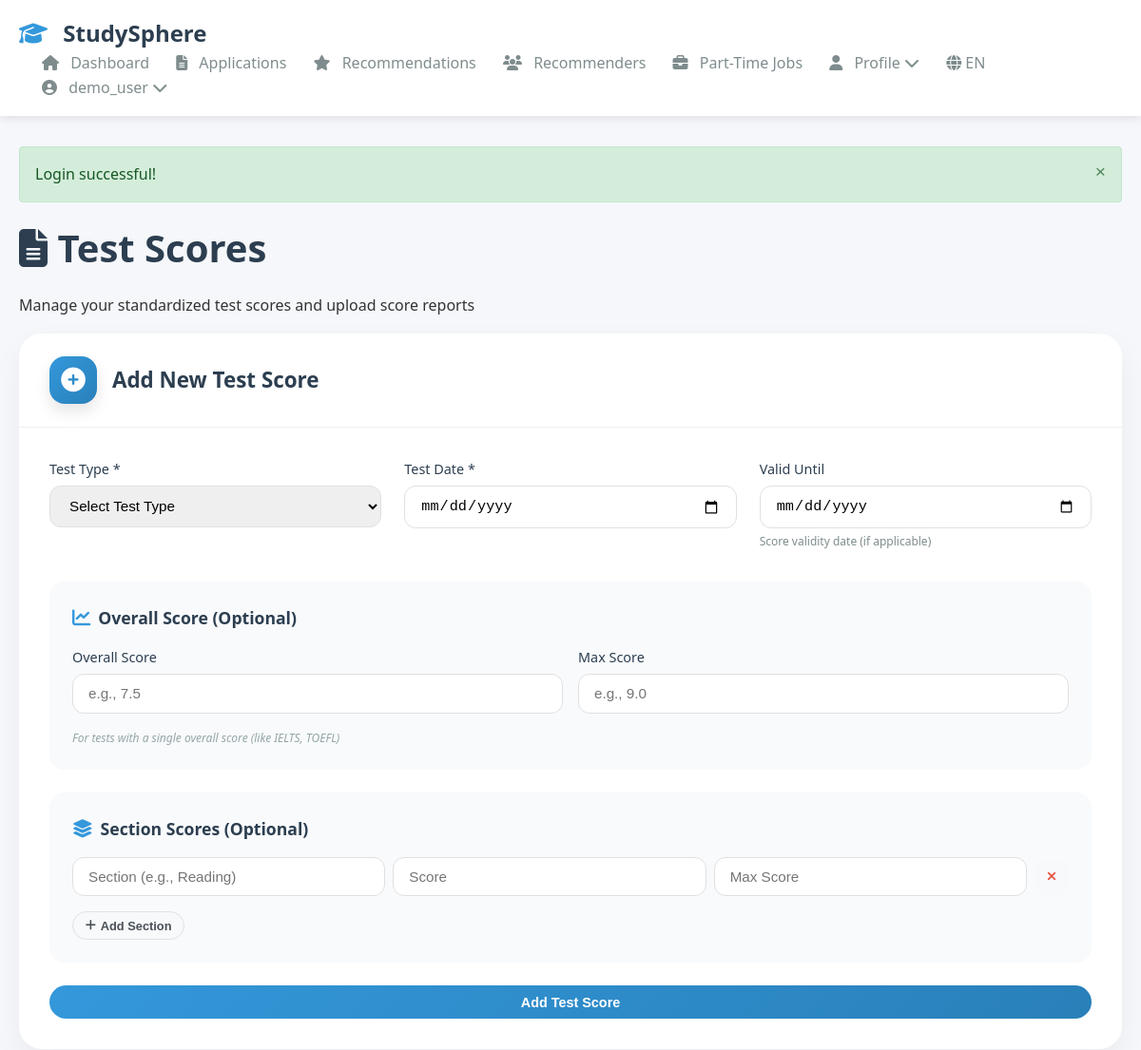
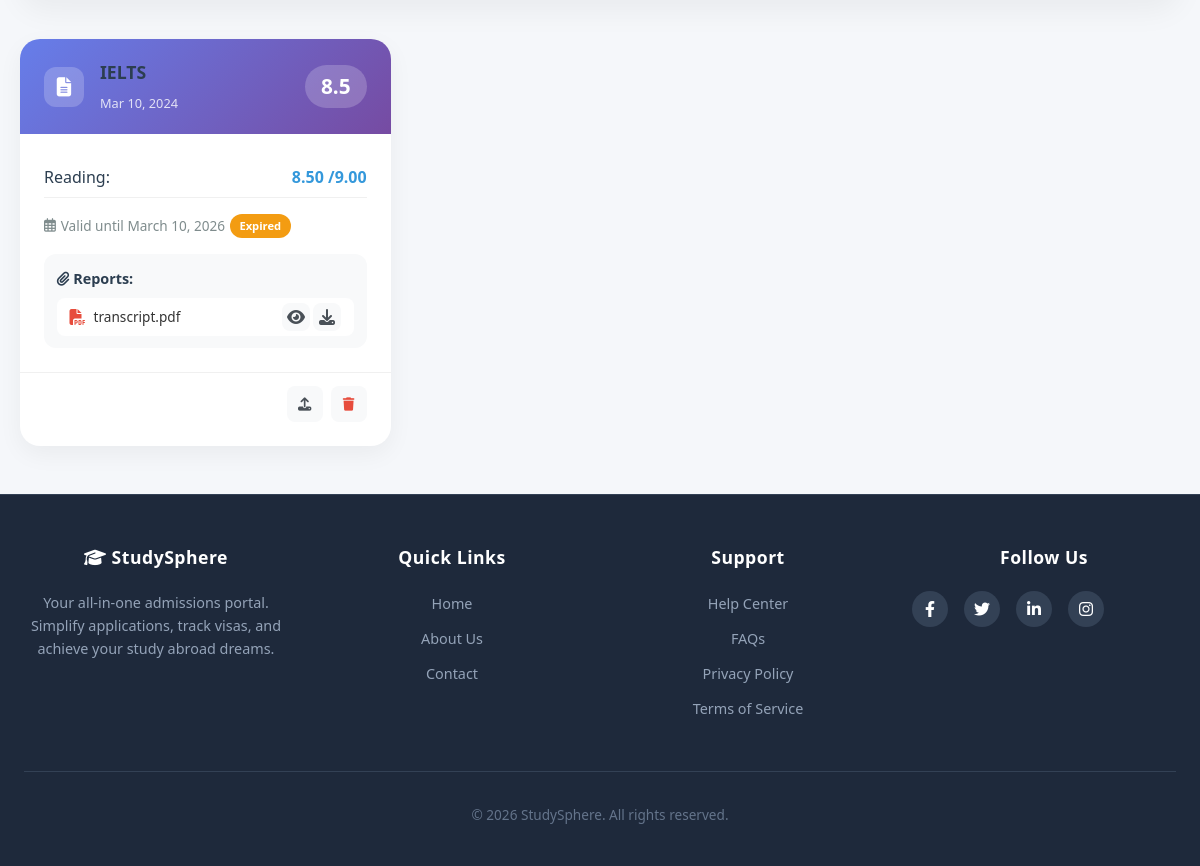
Screenshot of /public/student/tests.php (signed in) with the database file from the repository (2 pictures, top to bottom).
### tables this page shows
CREATE TABLE users (
  user_id INT UNSIGNED NOT NULL AUTO_INCREMENT PRIMARY KEY,
  username VARCHAR(50) NOT NULL UNIQUE,
  email VARCHAR(255) NOT NULL UNIQUE,
  password_hash VARCHAR(255) NOT NULL,
  default_role_id INT UNSIGNED NOT NULL DEFAULT 1,
  is_verified TINYINT(1) NOT NULL DEFAULT 0,
  is_disabled TINYINT(1) NOT NULL DEFAULT 0,
  preferred_language VARCHAR(10) DEFAULT 'en',
  last_login_at DATETIME NULL,
  created_at DATETIME NOT NULL DEFAULT CURRENT_TIMESTAMP,
  updated_at DATETIME NOT NULL DEFAULT CURRENT_TIMESTAMP ON UPDATE CURRENT_TIMESTAMP,
  deleted_at DATETIME NULL,
  FOREIGN KEY (default_role_id) REFERENCES roles(role_id) ON DELETE RESTRICT,
  KEY idx_users_email (email),
  KEY idx_users_username (username)
);

CREATE TABLE test_scores (
  score_id INT UNSIGNED NOT NULL AUTO_INCREMENT PRIMARY KEY,
  student_id INT UNSIGNED NOT NULL,
  test_type_id INT UNSIGNED NOT NULL,
  test_date DATE NULL,
  valid_until DATE NULL,
  report_attachment_id INT UNSIGNED NULL,
  created_at DATETIME NOT NULL DEFAULT CURRENT_TIMESTAMP,
  updated_at DATETIME NULL,
  FOREIGN KEY (student_id) REFERENCES students(student_id) ON DELETE CASCADE,
  FOREIGN KEY (test_type_id) REFERENCES test_types(test_type_id) ON DELETE RESTRICT,
  FOREIGN KEY (report_attachment_id) REFERENCES attachments(attachment_id) ON DELETE SET NULL,
  KEY idx_test_scores_student (student_id),
  KEY idx_test_scores_type (test_type_id),
  KEY idx_test_scores_date (test_date)
);

CREATE TABLE test_types (
  test_type_id INT UNSIGNED NOT NULL AUTO_INCREMENT PRIMARY KEY,
  code VARCHAR(50) NOT NULL UNIQUE,
  name VARCHAR(120) NOT NULL,
  created_at DATETIME NOT NULL DEFAULT CURRENT_TIMESTAMP
);

CREATE TABLE test_score_sections (
  section_id INT UNSIGNED NOT NULL AUTO_INCREMENT PRIMARY KEY,
  score_id INT UNSIGNED NOT NULL,
  section_name VARCHAR(100) NOT NULL,
  score_value DECIMAL(6,2) NULL,
  max_score DECIMAL(6,2) NULL,
  percentile DECIMAL(5,2) NULL,
  created_at DATETIME NOT NULL DEFAULT CURRENT_TIMESTAMP,
  FOREIGN KEY (score_id) REFERENCES test_scores(score_id) ON DELETE CASCADE,
  KEY idx_test_score_sections_score (score_id),
  KEY idx_test_score_sections_name (section_name)
);

CREATE TABLE attachments (
  attachment_id INT UNSIGNED NOT NULL AUTO_INCREMENT PRIMARY KEY,
  uploader_user_id INT UNSIGNED NOT NULL,
  filename VARCHAR(255) NOT NULL,
  file_url VARCHAR(2048) NOT NULL,
  file_type VARCHAR(100) NULL,
  file_size INT UNSIGNED NULL,
  checksum VARCHAR(128) NULL,
  verified_by_admin_id INT UNSIGNED NULL,
  verified_at DATETIME NULL,
  created_at DATETIME NOT NULL DEFAULT CURRENT_TIMESTAMP,
  deleted_at DATETIME NULL,
  created_by INT UNSIGNED NULL,
  updated_by INT UNSIGNED NULL,
  updated_at DATETIME NULL,
  FOREIGN KEY (uploader_user_id) REFERENCES users(user_id) ON DELETE CASCADE,
  FOREIGN KEY (verified_by_admin_id) REFERENCES users(user_id) ON DELETE SET NULL,
  FOREIGN KEY (created_by) REFERENCES users(user_id) ON DELETE SET NULL,
  FOREIGN KEY (updated_by) REFERENCES users(user_id) ON DELETE SET NULL,
  KEY idx_attachments_uploader (uploader_user_id),
  KEY idx_attachments_verified_by (verified_by_admin_id),
  KEY idx_attachments_created_at (created_at),
  KEY idx_attachments_file_type (file_type)
);

### public/student/tests.php (the view, shortened to what the rows shown need)
<?php
require_once '../../app/includes/init.php';
require_once '../../app/templates/header.php';
$auth = new Auth();
$student_id = $auth->getStudentId();
$db = new Database();
$test_scores = $db->fetchAll(
    "SELECT ts.*, tt.name as test_name,
            (SELECT GROUP_CONCAT(CONCAT(tss.section_name, ': ', tss.score_value, '/', tss.max_score) SEPARATOR ', ')
             FROM test_score_sections tss
             WHERE tss.score_id = ts.score_id) as sections_summary,
            (SELECT ROUND(AVG(tss.score_value), 1)
             FROM test_score_sections tss
             WHERE tss.score_id = ts.score_id) as calculated_overall
     FROM test_scores ts
     JOIN test_types tt ON ts.test_type_id = tt.test_type_id
     WHERE ts.student_id = ?
     ORDER BY ts.test_date DESC",
    [$student_id]
);
?>
<div class="page-header">
    <h1><i class="fas fa-file-alt"></i> Test Scores</h1>
</div>
<?php if (empty($test_scores)): ?>
    <div class="empty-state">
        <i class="fas fa-file-alt fa-4x"></i>
        <h4>No test scores recorded yet</h4>
        <p>Add your first test score using the form above.</p>
    </div>
<?php else: ?>
    <div class="scores-grid">
        <?php foreach ($test_scores as $score): ?>
            <div class="score-card">
                <div class="score-header">
                    <div class="test-icon">
                        <i class="fas fa-file-alt"></i>
                    </div>
                    <div class="test-info">
                        <h4><?php echo $score['test_name']; ?></h4>
                        <span class="test-date"><?php echo Helpers::formatDate($score['test_date'], 'M d, Y'); ?></span>
                    </div>
                    <div class="score-badge">
                        <?php
                        if ($score['calculated_overall']) {
                            echo '<span class="overall-score">' . $score['calculated_overall'] . '</span>';
                        } else {
                            echo '<span class="overall-score">N/A</span>';
                        }
                        ?>
                    </div>
                </div>
                <div class="score-body">
                    <?php if ($score['sections_summary']): ?>
                        <div class="sections">
                            <?php
                            $sections = $db->fetchAll(
                                "SELECT * FROM test_score_sections WHERE score_id = ? ORDER BY section_name",
                                [$score['score_id']]
                            );
                            foreach ($sections as $section): ?>
                                <div class="section-item">
                                    <span class="section-name"><?php echo $section['section_name']; ?>:</span>
                                    <span class="section-score"><?php echo $section['score_value']; ?>
                                        <?php if ($section['max_score']): ?>
                                            /<?php echo $section['max_score']; ?>
                                        <?php endif; ?>
                                    </span>
                                </div>
                            <?php endforeach; ?>
                        </div>
                    <?php endif; ?>
                    <?php if ($score['valid_until']): ?>
                        <div class="validity">
                            <i class="far fa-calendar-alt"></i>
                            Valid until <?php echo Helpers::formatDate($score['valid_until']); ?>
                            <?php if (strtotime($score['valid_until']) < time()): ?>
                                <span class="badge badge-warning">Expired</span>
                            <?php endif; ?>
                        </div>
                    <?php endif; ?>
                    <?php
                    $reports = $db->fetchAll(
                        "SELECT a.* FROM attachments a
                         JOIN test_score_documents tsd ON a.attachment_id = tsd.attachment_id
                         WHERE tsd.score_id = ? AND a.deleted_at IS NULL",
                        [$score['score_id']]
                    );
                    ?>
                    <?php if (!empty($reports)): ?>
                        <div class="reports">
                            <strong><i class="fas fa-paperclip"></i> Reports:</strong>
                            <div class="report-list">
                                <?php foreach ($reports as $doc): ?>
                                    <div class="report-item">
                                        <i class="fas fa-file-pdf" style="color: #e74c3c;"></i>
                                        <span><?php echo htmlspecialchars($doc['filename']); ?></span>
                                        <div class="report-actions">
                                            <a href="<?php echo $doc['file_url']; ?>" target="_blank" class="btn-icon" title="View">
                                                <i class="fas fa-eye"></i>
                                            </a>
                                            <a href="<?php echo $doc['file_url']; ?>" download class="btn-icon" title="Download">
                                                <i class="fas fa-download"></i>
                                            </a>
                                        </div>
                                    </div>
                                <?php endforeach; ?>
                            </div>
                        </div>
                    <?php endif; ?>
                </div>
                <div class="score-footer">
                    <button class="btn-icon" onclick="toggleUploadForm(<?php echo $score['score_id']; ?>)" title="Upload Report">
                        <i class="fas fa-upload"></i>
                    </button>
                    <form method="POST" style="display:inline;" onsubmit="return confirm('Delete this test score?');">
                        <button type="submit" name="delete_score" class="btn-icon btn-danger" title="Delete">
                            <i class="fas fa-trash"></i>
                        </button>
                    </form>
                </div>
            </div>
        <?php endforeach; ?>
    </div>
<?php endif; ?>
<?php require_once '../../app/templates/footer.php'; ?>

### app/templates/header.php (shortened to what the rows shown need)
<?php
$current_user = isset($_SESSION['user_id']) ? (new Auth())->getCurrentUser() : null;
?>
<!DOCTYPE html>
<html lang="en">
<head>
    <link rel="stylesheet" href="/studysphere/public/assets/css/main.css">
    <link rel="stylesheet" href="https://cdnjs.cloudflare.com/ajax/libs/font-awesome/6.4.0/css/all.min.css">
</head>
<body>
    <nav class="navbar">
        <div class="container">
            <div class="nav-menu" id="navMenu">
                <?php if (isset($_SESSION['user_id'])): ?>
                    <?php if ($_SESSION['role'] == 'student'): ?>
                        <a href="/studysphere/public/student/dashboard.php" class="nav-link">
                            <i class="fas fa-home"></i> <span class="nav-text">Dashboard</span>
                        </a>
                        <a href="/studysphere/public/student/applications.php" class="nav-link">
                            <i class="fas fa-file-alt"></i> <span class="nav-text">Applications</span>
                        </a>
                        <a href="/studysphere/public/student/program_recommendations.php" class="nav-link">
                            <i class="fas fa-star"></i> <span class="nav-text">Recommendations</span>
                        </a>
                        <a href="/studysphere/public/student/recommenders.php" class="nav-link">
                        <i class="fas fa-users"></i> <span class="nav-text">Recommenders</span>
                        </a>
                        <a href="/studysphere/public/student/jobs.php" class="nav-link">
                        <i class="fas fa-briefcase"></i> <span class="nav-text">Part-Time Jobs</span>
                        </a>
                        <div class="nav-dropdown">
                        <a href="#" class="nav-link dropdown-toggle">
                            <i class="fas fa-user"></i> <span class="nav-text">Profile</span> <i class="fas fa-chevron-down"></i>
                        </a>
                    </div>
                    <?php endif; ?>
                    <div class="nav-dropdown lang-switcher">
    <a href="#" class="nav-link dropdown-toggle">
        <i class="fas fa-globe"></i> <?= strtoupper(Lang::getInstance()->getCurrentLang()) ?>
    </a>
</div>
                    <div class="nav-dropdown user-dropdown">
                        <a href="#" class="nav-link dropdown-toggle">
                            <i class="fas fa-user-circle"></i>
                            <span class="nav-text">
                                <?php
                                if ($current_user && !empty($current_user['first_name'])) {
                                    echo htmlspecialchars($current_user['first_name']);
                                } else {
                                    echo htmlspecialchars($_SESSION['username']);
                                }
                                ?>
                            </span>
                            <i class="fas fa-chevron-down"></i>
                        </a>
                    </div>
<?php endif; ?>
            </div>
        </div>
    </nav>
    <div class="container">

### rows the page displays
users: preferred_language "EN"
test_scores: test_type.name "IELTS", test_date "Mar 10, 2024", calculated_overall "8.5", valid_until "March 10, 2026", shows "Expired"
test_score_sections: section_name "Reading", score_value "8.50", max_score "9.00"
attachments: filename "transcript.pdf"

### other values shown
$_SESSION['username'] "demo_user"
$flash['message'] "Login successful!"
